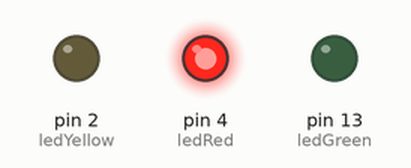
This sketch was run on a simulated Arduino Uno, built with avr-gcc and run on an emulated ATmega328P. Shown: output pins drawn as LEDs (lit = HIGH).

Above: at 0.05 s.
At 1.45 s:
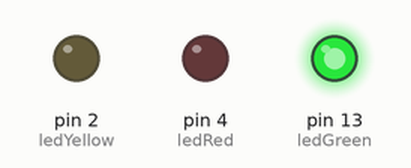
At 2.85 s:
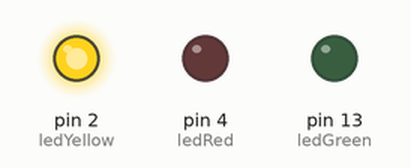
Timing chart, 0 to 3.1 s (numbered marks = the images above):
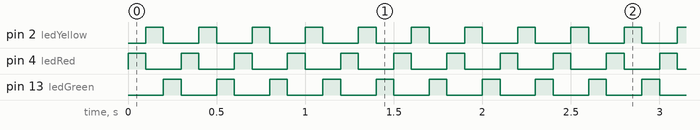

Measured:
- by itself, pin 2 (ledYellow), pin 4 (ledRed), pin 13 (ledGreen): alternates HIGH for 0.10 s and LOW for 0.20 s

The sketch:

Diskotik.ino
```cpp
#define ledRed 4
#define ledYellow 2
#define ledGreen 13

void setup() {
  pinMode(ledRed, OUTPUT);
  pinMode(ledYellow, OUTPUT);
  pinMode(ledGreen, OUTPUT);
}

void loop() {
  digitalWrite(ledRed, HIGH);
  delay(100);
  digitalWrite(ledRed, LOW);
  digitalWrite(ledYellow, HIGH);
  delay(100);
  digitalWrite(ledYellow, LOW);
  digitalWrite(ledGreen, HIGH);
  delay(100);
  digitalWrite(ledGreen, LOW);
}
```
